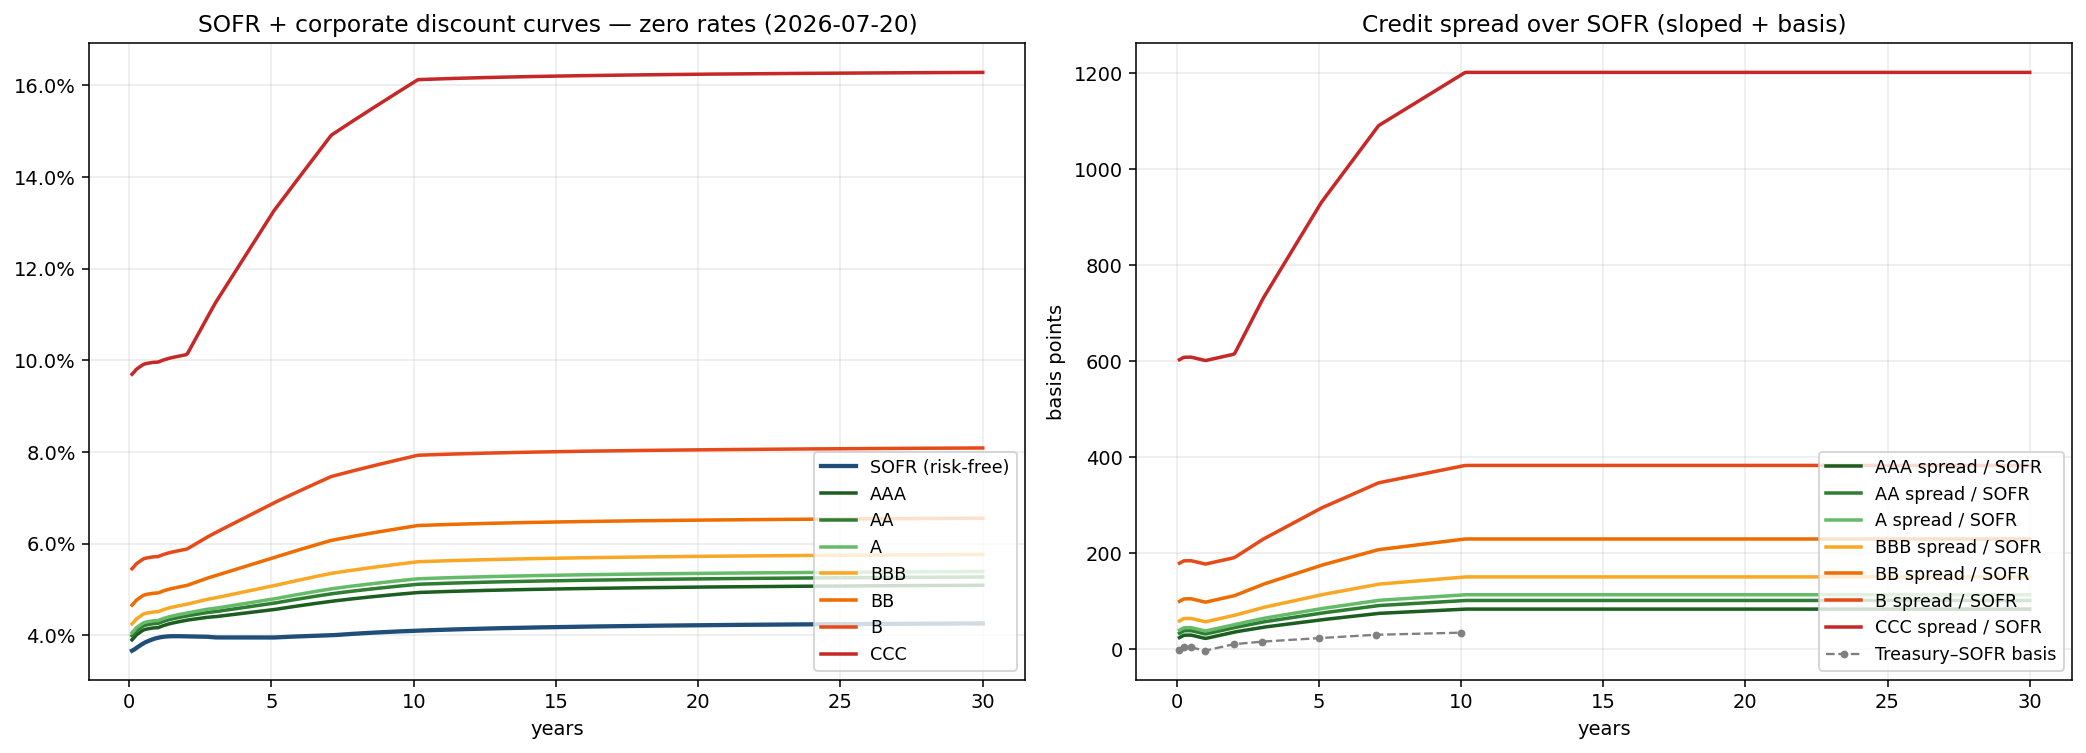

The script that saved this image:
"""
credit_curves.py — rating-specific corporate discount curves (sloped spread).

    corporate curve(rating) = SOFR curve + spread(rating, tenor)
    spread(rating, T)       = OAS_level(rating) x IG_shape(T)  +  basis(T)

Where:
  * OAS_level(rating)  ICE BofA US Corporate OAS by rating (AA/A/BBB), FRED.
  * IG_shape(T)        IG-corporate OAS maturity buckets / master OAS -> the
                       credit term-structure slope, applied to each rating
                       (refinement (a): sloped, not flat).
  * basis(T)           Treasury(CMT) - SOFR, both on a like-for-like bond-
                       equivalent basis -> nets out the Treasury-vs-SOFR basis
                       so the curve is effectively Treasury + OAS, the true
                       corporate yield (refinement (b)).

Caveat unchanged: these are PUBLIC investment-grade bond spreads — a reference
scaffold, NOT an unrated crypto-fund borrower's spread (which is wider and comes
from underwriting). FRED key in CORPORATE/.env; manual fallback if unreachable.

Run:  python3 credit_curves.py
"""
from __future__ import annotations

import os
import pathlib
import sys

import numpy as np
import pandas as pd
import requests
import QuantLib as ql
import matplotlib
matplotlib.use("Agg")
import matplotlib.pyplot as plt
from matplotlib.ticker import FuncFormatter

SOFR_DIR = pathlib.Path(__file__).resolve().parent.parent / "SOFR"
sys.path.insert(0, str(SOFR_DIR))
import sofr_pipeline as sofr            # noqa: E402
import rate_converter as rc            # noqa: E402

FRED_OBS = "https://api.stlouisfed.org/fred/series/observations"
# Full rating ladder — ICE BofA OAS. IG ratings use the C-series (over
# Treasuries); HY ratings (BB/B/CCC) use the H-series. All are converted to a
# spread over SOFR downstream (× IG maturity shape + Treasury-SOFR basis).
RATING_SERIES = {
    "AAA": "BAMLC0A1CAAA", "AA": "BAMLC0A2CAA", "A": "BAMLC0A3CA", "BBB": "BAMLC0A4CBBB",
    "BB": "BAMLH0A1HYBB", "B": "BAMLH0A2HYB", "CCC": "BAMLH0A3HYC",
}
RATINGS = ["AAA", "AA", "A", "BBB", "BB", "B", "CCC"]
# Last-known levels (decimals) — fallback only if FRED is unreachable.
MANUAL_OAS = {"AAA": 0.0038, "AA": 0.0052, "A": 0.0063, "BBB": 0.0095,
              "BB": 0.0167, "B": 0.0297, "CCC": 0.0968}
IG_MASTER = "BAMLC0A0CM"
IG_BUCKETS = [(2.0, "BAMLC1A0C13Y"), (4.0, "BAMLC2A0C35Y"), (6.0, "BAMLC3A0C57Y"),
              (8.5, "BAMLC4A0C710Y"), (12.5, "BAMLC7A0C1015Y"), (20.0, "BAMLC8A0C15PY")]
# Capped at 10Y: Pensford now publishes SOFR swaps only to 10Y, so the SOFR base
# is not market-pinned beyond that (see sofr_pipeline.MAX_SWAP_YEARS).
CMT = [(1/12, "DGS1MO"), (0.25, "DGS3MO"), (0.5, "DGS6MO"), (1.0, "DGS1"),
       (2.0, "DGS2"), (3.0, "DGS3"), (5.0, "DGS5"), (7.0, "DGS7"), (10.0, "DGS10")]
NODE_TENORS = [1/12, 0.25, 0.5, 1, 2, 3, 5, 7, 10]
# Green (safest) -> red (riskiest) ladder, reused by the plots.
RATING_COLORS = {"AAA": "#1b5e20", "AA": "#2e7d32", "A": "#66bb6a", "BBB": "#f9a825",
                 "BB": "#ef6c00", "B": "#e64a19", "CCC": "#c62828"}


# --------------------------------------------------------------------------- #
def _fred_key():
    if os.environ.get("FRED_API_KEY"):
        return os.environ["FRED_API_KEY"].strip()
    envf = pathlib.Path(__file__).resolve().parent / ".env"
    if envf.exists():
        for line in envf.read_text().splitlines():
            if line.startswith("FRED_API_KEY="):
                return line.split("=", 1)[1].strip()
    return None


def _latest(sess, key, sid):
    r = sess.get(FRED_OBS, params={"series_id": sid, "api_key": key,
                 "file_type": "json", "sort_order": "desc", "limit": 1}, timeout=20)
    return float(r.json()["observations"][0]["value"])


def fetch_fred() -> dict:
    """Pull rating OAS, IG maturity-bucket shape, and CMT yields (decimals)."""
    key = _fred_key()
    if not key:
        print("  [warn] no FRED key; using manual flat spreads", file=sys.stderr)
        return {"oas": dict(MANUAL_OAS), "shape": None, "cmt": None, "src": "manual"}
    s = requests.Session(); s.headers.update({"User-Agent": "Mozilla/5.0"})
    try:
        oas = {r: _latest(s, key, sid) / 100 for r, sid in RATING_SERIES.items()}
        master = _latest(s, key, IG_MASTER) / 100
        shape = {t: (_latest(s, key, sid) / 100) / master for t, sid in IG_BUCKETS}
        cmt = {t: _latest(s, key, sid) / 100 for t, sid in CMT}
        return {"oas": oas, "shape": shape, "cmt": cmt, "src": "FRED"}
    except Exception as e:                                  # noqa: BLE001
        print(f"  [warn] FRED failed ({e}); manual flat spreads", file=sys.stderr)
        return {"oas": dict(MANUAL_OAS), "shape": None, "cmt": None, "src": "manual"}


# --------------------------------------------------------------------------- #
def _tenor_date(ref, t):
    return sofr.CALENDAR.advance(ref, ql.Period(int(round(t * 12)), ql.Months),
                                 ql.ModifiedFollowing)


def _sofr_bey(curve, ref, d):
    """SOFR rate restated to bond-equivalent (Act/Act, semiannual) to compare
    like-for-like with CMT par yields."""
    compound = 1.0 / curve.discount(d)
    return ql.InterestRate.impliedRate(compound, ql.ActualActual(ql.ActualActual.ISDA),
                                       ql.Compounded, ql.Semiannual, ref, d).rate()


def build_basis(curve, ref, cmt):
    """Treasury(CMT) - SOFR(bond-equiv) at each CMT tenor -> interpolator(t)."""
    if cmt is None:
        return (lambda t: 0.0), {}
    ts = sorted(cmt)
    vals = [cmt[t] - _sofr_bey(curve, ref, _tenor_date(ref, t)) for t in ts]
    return (lambda t: float(np.interp(t, ts, vals))), dict(zip(ts, vals))


def build_shape(shape):
    """IG term-structure slope factor(t); flat where unsupported (<2Y, >20Y)."""
    if shape is None:
        return lambda t: 1.0
    ts = sorted(shape)
    fs = [shape[t] for t in ts]
    return lambda t: float(np.interp(t, ts, fs))


def corporate_curve(sofr_handle, ref, level, shape_fn, basis_fn):
    dates, quotes = [], []
    for t in NODE_TENORS:
        spread = level * shape_fn(t) + basis_fn(t)        # over SOFR
        dates.append(_tenor_date(ref, t))
        quotes.append(ql.QuoteHandle(ql.SimpleQuote(spread)))
    curve = ql.SpreadedLinearZeroInterpolatedTermStructure(
        sofr_handle, quotes, dates, ql.Continuous, ql.NoFrequency, ql.Actual365Fixed())
    curve.enableExtrapolation()
    return curve


def deal_rates(curve, pay="Monthly", dc="Act/360"):
    df = rc.level2(curve)
    return df[(df.pay_freq == pay) & (df.daycount == dc)].set_index("tenor")["par_coupon_%"]


# --------------------------------------------------------------------------- #
def plot(sofr_curve, corp, basis_pts, asof):
    ref = sofr_curve.referenceDate()
    dc = sofr.CURVE_DAYCOUNT
    ts = np.linspace(0.1, 30, 600)
    pct = FuncFormatter(lambda v, _: f"{v:.1f}%")
    bp = FuncFormatter(lambda v, _: f"{v:.0f}")
    colors = RATING_COLORS
    fig, (ax1, ax2) = plt.subplots(1, 2, figsize=(15, 5.5))

    sz = [sofr_curve.zeroRate(t, ql.Continuous).rate() * 100 for t in ts]
    ax1.plot(ts, sz, color="#1f4e79", lw=2.2, label="SOFR (risk-free)")
    for r in RATINGS:
        z = [corp[r].zeroRate(t, ql.Continuous).rate() * 100 for t in ts]
        ax1.plot(ts, z, color=colors[r], lw=1.8, label=f"{r}")
    ax1.yaxis.set_major_formatter(pct); ax1.set_xlabel("years")
    ax1.set_title(f"SOFR + corporate discount curves — zero rates ({asof})")
    ax1.legend(loc="lower right", fontsize=9); ax1.grid(alpha=0.25)

    for r in RATINGS:
        spr = [(corp[r].zeroRate(t, ql.Continuous).rate()
                - sofr_curve.zeroRate(t, ql.Continuous).rate()) * 1e4 for t in ts]
        ax2.plot(ts, spr, color=colors[r], lw=1.8, label=f"{r} spread / SOFR")
    if basis_pts:
        bt = sorted(basis_pts)
        ax2.plot(bt, [basis_pts[t] * 1e4 for t in bt], color="grey", lw=1.2,
                 ls="--", marker="o", ms=3, label="Treasury–SOFR basis")
    ax2.yaxis.set_major_formatter(bp); ax2.set_xlabel("years")
    ax2.set_ylabel("basis points"); ax2.set_title("Credit spread over SOFR (sloped + basis)")
    ax2.legend(loc="lower right", fontsize=9); ax2.grid(alpha=0.25)

    fig.tight_layout(); fig.savefig("credit_curves.png", dpi=140, bbox_inches="tight")
    print("Saved credit_curves.png")


def main() -> None:
    print("Building SOFR base curve ...")
    snap = sofr.fetch_snapshot()
    sofr_curve, sofr_handle, _ = sofr.build_curve(snap)
    ref = sofr_curve.referenceDate()

    d = fetch_fred()
    print(f"\nSpread inputs ({d['src']}):  OAS levels "
          + ", ".join(f"{r} {d['oas'][r]*1e4:.0f}bp" for r in RATINGS))

    shape_fn = build_shape(d["shape"])
    basis_fn, basis_pts = build_basis(sofr_curve, ref, d["cmt"])

    corp = {r: corporate_curve(sofr_handle, ref, d["oas"][r], shape_fn, basis_fn)
            for r in RATINGS}

    # Spread term structure (bp over SOFR) at the node tenors.
    spr_tbl = pd.DataFrame(
        {r: {f"{t:g}Y" if t >= 1 else f"{round(t*12)}M":
             (corp[r].zeroRate(_tenor_date(ref, t), sofr.CURVE_DAYCOUNT, ql.Continuous).rate()
              - sofr_curve.zeroRate(_tenor_date(ref, t), sofr.CURVE_DAYCOUNT, ql.Continuous).rate()) * 1e4
             for t in NODE_TENORS} for r in RATINGS})
    print("\nCredit spread over SOFR (bp) — sloped (maturity shape + basis):")
    print(spr_tbl.to_string(float_format=lambda x: f"{x:.1f}"))

    # All-in deal-matched loan rates (short term-deal range).
    PAY, DC = "Monthly", "Act/360"
    rates = pd.DataFrame({"SOFR": deal_rates(sofr_curve, PAY, DC),
                          **{r: deal_rates(corp[r], PAY, DC) for r in RATINGS}})
    rates = rates.reindex([t for _, t in rc.TENORS])
    print(f"\nAll-in loan rate (%) — par coupon, paid {PAY.lower()}, {DC}:")
    print(rates.to_string(float_format=lambda x: f"{x:.4f}"))

    rates.to_csv("corporate_loan_rates.csv")
    spr_tbl.to_csv("credit_spread_termstructure.csv")
    plot(sofr_curve, corp, basis_pts, snap.quote_date.ISO())
    print("\nSaved: corporate_loan_rates.csv, credit_spread_termstructure.csv, credit_curves.png")
    print("\nNote: public IG-bond spreads — reference scaffold, not the crypto-fund's spread.")


if __name__ == "__main__":
    main()
